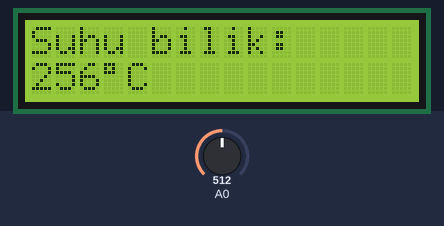
Simulated run of this sketch. Board: Arduino Uno, built with avr-gcc and run on an emulated ATmega328P. Shown: 16×2 character LCD. The inputs (shaded band) are chosen by the test bench; at power-on: A0 = 512.

Above: at 1.2 s.
1.3 s: A0 set to 206
At 2.2 s:
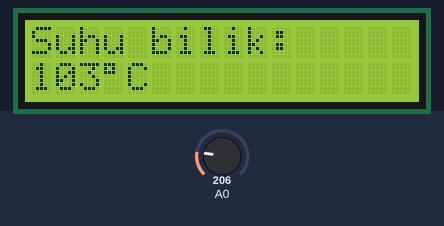
2.9 s: A0 set to 181
At 3.6 s:
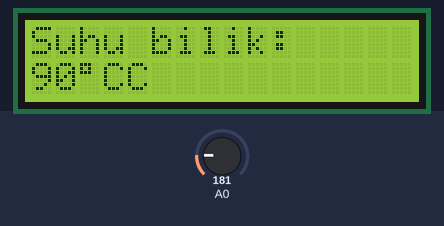
4.4 s: A0 set to 21
At 5.0 s:
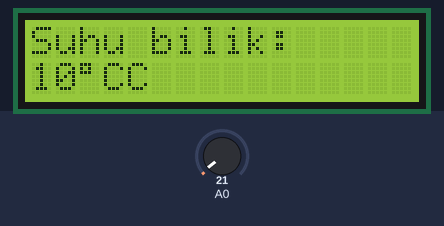
5.9 s: A0 set to 18
At 6.2 s:
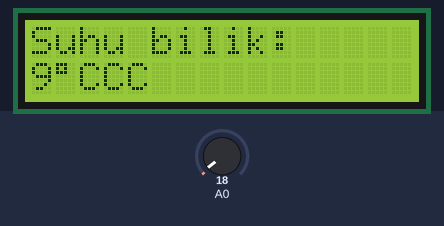
Timing chart, 0 to 8.4 s (numbered marks = the images above; inputs shaded):
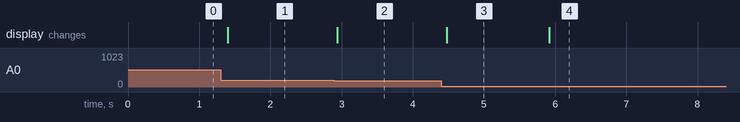

Measured:
- the behaviour switches between 200 and 199 on A0 (found by bisection; images 1 and 2)
- the behaviour switches between 20 and 19 on A0 (found by bisection; images 3 and 4)
- after the input at 1.3 s, the display: changes after 0.10 s (image 1)
- after the input at 2.9 s, the display: changes at once (image 2)
- after the input at 4.4 s, the display: changes after 0.08 s (image 3)
- after the input at 5.9 s, the display: changes at once (image 4)

The sketch:

7._LCD.ino
```cpp
#include <LiquidCrystal.h>

//LiquidCrystal lcd(rs, en, d4, d5, d6, d7);
LiquidCrystal lcd(2, 3, 4, 5, 6, 7);

void setup() {
  // set up the LCD's number of columns and rows:
  lcd.begin(16, 2);
  // Print a message to the LCD.
}

void loop() {
  lcd.setCursor(0, 0);
  lcd.print("Suhu bilik: ");
  lcd.setCursor(0, 1);
  int temp = analogRead(A0)/2;
  lcd.print(temp);
  lcd.print((char) 223);      //utk degree symbol
  lcd.print("C");
  delay(100);
}
```
